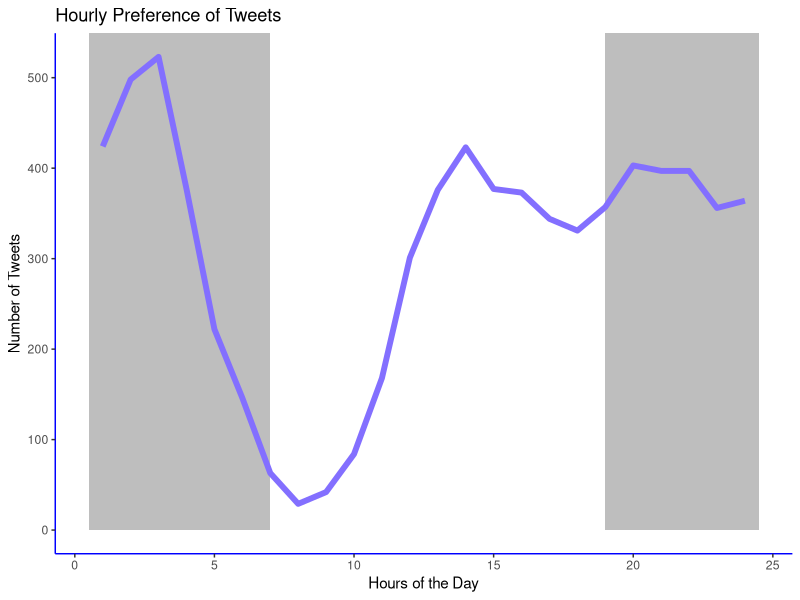
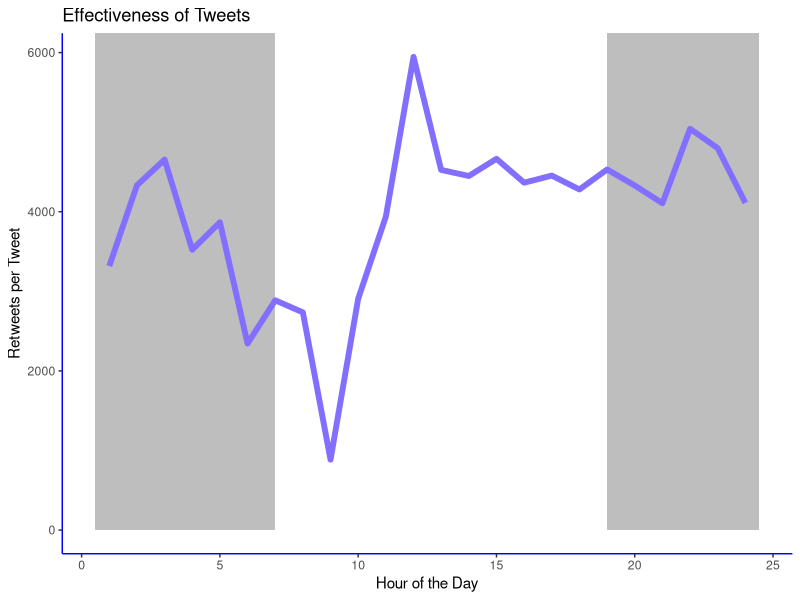
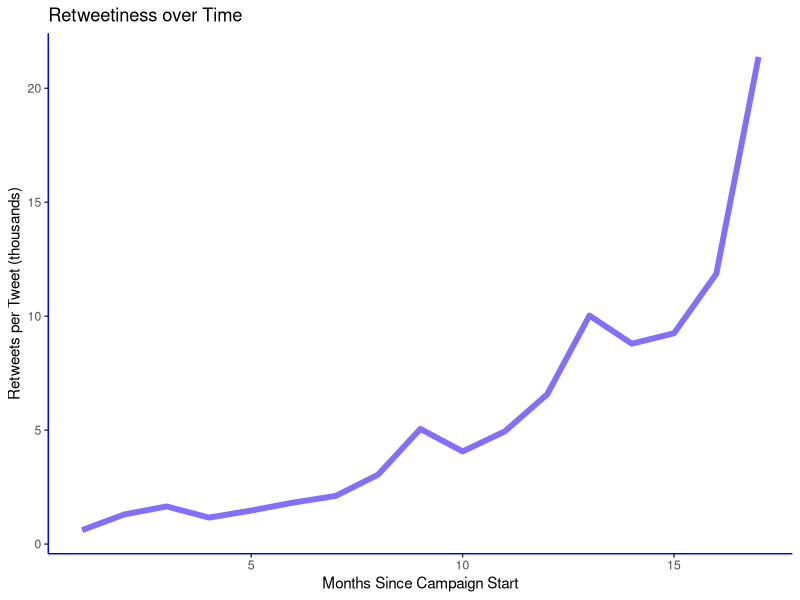

Reproduce these figures in R, in order. (Note: this script raises an error after producing the figures.)
##### SET UP #####
library(tidyverse)
library(lubridate)
library(dplyr)
library(ggplot2)
library(scales)

clean_plot =  theme(axis.line = element_line(colour = "blue"), panel.grid.major = element_blank(),
                    panel.grid.minor = element_blank(), panel.border = element_blank(),
                    panel.background = element_blank(), legend.key = element_blank())


tweets = read.csv('TrumpTweets.csv', stringsAsFactors = F)
names(tweets)[9] = 'Favorites'

##### HOURLY TWEETS EXPERIMENTING #####
# setting the data into the time intervals I want them in.
newtweets = tweets[,c(1:3,9,10)]
newtweets$Time = strptime(newtweets$Time, format = '%H:%M:%S')
newtweets$Date = strptime(newtweets$Date, format = '%y-%m-%d')
newtweets$hour_cat = cut(newtweets$Time, breaks = 'hours', labels = F)
newtweets$month_cat = cut(newtweets$Date, breaks = 'months', labels = F)

# summary table of tweet data.
newtweets_data = newtweets %>%
  select(-Time, -Date) %>%
  group_by(hour_cat) %>%
  summarise('count' = n(),
            'total_rt' = sum(Retweets)/1000000,
            'total_fav' = sum(Favorites)/1000000,
            'tweet_effect' = sum(Retweets/count))

# plotting tweets per hour.
ggplot(data = newtweets_data) +
  geom_rect(aes(xmin = 0.5, xmax = 7, ymin=0, ymax=Inf), fill = 'grey') +
  geom_rect(aes(xmin = 19, xmax = 24.5, ymin=0, ymax=Inf), fill = 'grey') +
  geom_line(aes(x = hour_cat, y = count), color = 'slateblue1', size = 2) +
  labs(x = 'Hours of the Day', y = 'Number of Tweets', title = 'Hourly Preference of Tweets') +
  clean_plot

# plotting effectiveness of tweets hourly.
ggplot(data = newtweets_data) +
  geom_rect(aes(xmin = 0.5, xmax = 7, ymin=0, ymax=Inf), fill = 'grey') +
  geom_rect(aes(xmin = 19, xmax = 24.5, ymin=0, ymax=Inf), fill = 'grey') +
  geom_line(aes(x = hour_cat, y = tweet_effect), color = 'slateblue1', size = 2) +
  labs(x = 'Hour of the Day', y = 'Retweets per Tweet', title = 'Effectiveness of Tweets') +
  clean_plot

clout = newtweets %>%
  select(-Time, -Date) %>%
  group_by(month_cat) %>%
  summarize('count' = n(),
            'total_rt' = sum(Retweets)/1000000,
            'total_fav' = sum(Favorites)/1000000,
            'tweet_effect' = sum(Retweets/count)/1000)

# retweetiness over time.
ggplot(data = clout) +
  geom_line(aes(x = month_cat, y = tweet_effect), size = 2, color = 'slateblue1') +
  labs(x='Months Since Campaign Start', y = 'Retweets per Tweet (thousands)', title = 'Retweetiness over Time') +
  clean_plot


##### MONTHLY TWEET EXPERIMENTING #####
# categorizing month and hour data.
boxtable = tweets %>%
  filter(Retweets < 100000) %>%
  select(Date, Time, Favorites, Retweets) %>%
  mutate(newDate = as.Date(Date, format = '%y-%m-%d')) %>%
  mutate(dateCut = cut(newDate, breaks = 'month', labels = F))
boxtable$newTime = strptime(boxtable$Time, format = '%H:%M:%S')
boxtable$timeCut = cut(boxtable$newTime, breaks = 'hours', labels = F)  

# creating frequencies of monthly/hourly tweets/retweets.
boxtable = boxtable %>% 
  select(-newTime, -newDate) %>%
  mutate(joinpoint = paste(dateCut, timeCut)) %>%
  group_by(dateCut, timeCut, joinpoint) %>%
  summarise('count' = n(),
            'retweets' = mean(Retweets))

# filling in missing values.
filler = data.frame(fake_month = sort(rep(seq(1:17), 24)),
                    fake_hour = rep(seq(1:24), 17),
                    joinpoint = paste(filler$fake_month, filler$fake_hour))

boxtable = boxtable %>%
  right_join(filler, by = 'joinpoint')


# tweets through time
ggplot(data = boxtable, aes(x = fake_month, y = fake_hour)) +
  geom_tile(aes(fill = rescale(count))) +
  scale_fill_gradient(name = 'Tweet Density', low = 'blue', high = 'orange') +
  labs(x='Months Since Campaign Start', y = 'Hours of the Day', title = 'Tweets through Time') +
  clean_plot

# retweets through time
ggplot(data = boxtable, aes(x = fake_month, y = fake_hour)) +
  geom_tile(aes(fill = rescale(retweets))) +
  scale_fill_gradient(name = 'Retweet Density', low = 'blue', high = 'orange') +
  labs(x='Months Since Campaign Start', y = 'Hours of the Day', title = 'Retweets through Time') +
  clean_plot


##### EXCLAMATION POINTS #####

# grepping for exclamation points, unlisting while hunting for null values and subset values proved difficult. 
exclaim = (gregexpr(pattern = "!", text = tweets$Tweet_Text))
numexclaim = c()
for (i in 1:length(exclaim)){
  if (sum(exclaim[[i]]) == -1){
    numexclaim[i] = 0
  }else{
    numexclaim[i] = length(exclaim[[i]])
  }
}

# putting them into a dataframe.
exclaimtweets = data.frame('text' = tweets$Tweet_Text, 'count' = numexclaim, 'time' = as.character(tweets$Time),
                           'retweets' = tweets$Retweets, stringsAsFactors = F)

# formatting date and time, then creating a summary table.
exclaimtweets$time = strptime(exclaimtweets$time, format = '%H:%M:%S')
exclaimtweets$hour_cat = cut(exclaimtweets$time, breaks = 'hours', labels = F)
extb = exclaimtweets %>% 
  select(-time) %>%
  group_by(hour_cat) %>%
  summarise('class' = 'exclaim',
            'count' = sum(count))

# combining with the table for all tweets.
extb = rbind(extb, data.frame('hour_cat' = newtweets_data$hour_cat,
                        'class' = rep('All Tweets', nrow(newtweets_data)), stringsAsFactors = F,
                        'count' = newtweets_data$count))

# plotting exclamation points hourly preferences.
ggplot(data = extb) +
  geom_line(aes(x = hour_cat, y = count, color = factor(class)), size = 2) +
  labs(x = 'Hours of the Day', y = 'Normalized Count', title = 'Hourly Exclamations!') +
  scale_color_manual(name = 'Groups', values = c('slateblue1', 'orange'), labels=c('All Tweets','Exclamations Points'))+
  clean_plot


##### HASHTAGS ##### 

# duplicating so I don't destroy it.
tweetstb = tweets

# finding most popular hashtags from the hashtag list.
hash = paste(tweetstb$Hashtags, collapse = ';')
hash = unlist(strsplit(hash, ';+'))
hashdf = tbl_df(table(hash)) %>% arrange(-n) %>% filter(n > 50)


# fetching values for the top hashtags.
tophash = data.frame()
for (i in 1:nrow(hashdf)){
  print(hashdf$hash[i])
  x = tweetstb %>%
    filter(grepl(pattern = hashdf$hash[i], Hashtags))
  x$Time = strptime(x$Time, format = '%H:%M:%S')
  x$hour_cat = cut(x$Time, breaks = 'hours', labels = F)
  hash1 = tbl_df(table(x$hour_cat)) %>% transmute('hashtag' = hashdf$hash[i],'hour_cat' = as.numeric(Var1), 'count' = n)
  tophash = rbind(tophash, hash1)
}

# taking only the columns we want and joining them with the table for all tweets. 
tophash = tophash %>% filter(hashtag %in% c('Trump2016','MakeAmericaGreatAgain'))
tophash = rbind(tophash, 
          data.frame('hashtag' = rep('All Tweets', nrow(newtweets_data)), stringsAsFactors = F,
                     'hour_cat' = newtweets_data$hour_cat,
                     'count' = newtweets_data$count/10))

# Hourly hashtags preference.
ggplot(data = tophash) +
  geom_line(aes(x = hour_cat, y = count, color = factor(hashtag)), size = 2) +
  labs(x = 'Hours of the Day', y = 'Count', title = 'Hourly Hashtag Preference') +
  scale_color_discrete(name = 'Hashtags', labels = c('(1/10 of All Hashtags)', '#MakeAmericaGreatAgain', '#Trump2016'))+
  clean_plot

# finding the midpoint of when each of the popular tweets took off, to normalize against retweetiness.
middate = tweetstb %>%
  filter(grepl(pattern = hashdf$hash[i], Hashtags)) %>%
  select(Hashtags, Retweets, Date) %>%
  mutate(newdate = as.Date(Date, format = '%y-%m-%d'))
middate = middate %>%
  summarise('meantime' = mean(middate$newdate))


# calculating the average retweets on tweets with certain hashtags.
eff_hash = data.frame()
for (i in 1:nrow(hashdf)){
  print(hashdf$hash[i])
  middate = tweetstb %>%
    filter(grepl(pattern = hashdf$hash[i], Hashtags)) %>%
    select(Hashtags, Retweets, Date) %>%
    mutate(newdate = as.Date(Date, format = '%y-%m-%d'))
  out = middate %>%
    summarise('hashtag' = paste0('#', hashdf$hash[i]),
              'count' = n(),
              'avg_rt' = mean(Retweets),
              'meantime' = mean(middate$newdate))
  eff_hash = rbind(eff_hash, out)
  middate = tweetstb %>%
    filter(!grepl(pattern = hashdf$hash[i], Hashtags)) %>%
    select(Hashtags, Retweets, Date) %>%
    mutate(newdate = as.Date(Date, format = '%y-%m-%d'))
  out = middate %>%
    summarise('hashtag' = paste0('#', hashdf$hash[i]),
              'count' = n(),
              'avg_rt' = mean(Retweets),
              'meantime' = mean(middate$newdate))
  eff_hash = rbind(eff_hash, out)
}

# normalizing for increased retweetibility over time.
eff_hash$presence = seq(1,0)
eff_hash$midpoint = round(as.numeric(difftime(eff_hash$meantime, min(as.Date(newtweets$Date)), units = 'weeks')/4))
eff_hash = merge(eff_hash, clout[,c(1,5)], by.x = 'midpoint', by.y = 'month_cat', all.x = T)
eff_hash$norm = eff_hash$avg_rt / eff_hash$tweet_effect

# Impact of Hashtag on Retweet Potential / Normalization
ggplot(data = eff_hash) +
  geom_point(aes(x = hashtag, y = avg_rt, color = factor(presence)), size = 3) +
  labs(x='Hashtag', y = 'Average Retweet', title = 'Hashtag Impact on Retweet Potential') +
  ylim(0,12000) +
  scale_color_manual(name = 'Present', labels = c('No', 'Yes'), values = c('slateblue1', 'orange')) +
  clean_plot

ggplot(data = eff_hash) +
  geom_point(aes(x = hashtag, y = norm, color = factor(presence)), size = 4) +
  labs(x='Hashtag', y = 'Normalized Average Retweet', title = 'Normalized Hashtag Impact on Retweet Potential') +
  ylim(0,12000) +
  scale_color_manual(name = 'Present', labels = c('No', 'Yes'), values = c('slateblue1', 'orange')) +
  clean_plot




##### OBSERVATIONS #####

# There are a few tweets, I believe right after Trump was elected, that there's an order of magnitude 
# more retweets/favorites. In coming analyses, I might want to exclude this points so they don't skew the 
# analysis and presentation of the data.

# It also looks like sometimes Trump retweeted people who used an awful amount of exclamation points,
# and that showed up as one of his tweets.

# It's confirmed that Favorites and Retweets can be proxies for each other. They're very closely correlated 
# (Adj R^2 is 0.8815)

# Separating his tweets from him weirdly quoting tweets and him retweeting people is more difficult than I thought.
# So, I'm using the assumption that when he retweets something that uses #MAGA or "I love Trump!!!!" it's because 
# he's willing to highlight this tweet, even if he's not writing it himself.

# With this in mind, he tweets or retweets exclamation marks with no real hourly preference that's different than the 
# normal flow of tweets.

# There is also no significant trend for his most popular hashtags (and the less popular ones don't have enough
# to show trends yet).

# Effects of using top hashtags on retweets: could be influenced by time in campaign it was tweeted. Use retweetiness
# to normalize it. In fact, it is. There may be other factors at play here, but the tweetiness is the biggest player
# for sure.


##### TODO #####
# collect tweets with rtweet and do some simple analysis following up this stuff.

